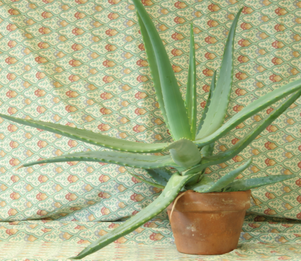
//> input picture Stereo Matching/adapt_image/aloe_left.png, 301 x 261 px, shrunk from 427 x 370 before the run
$ ./hw3_grad   (built with g++ and OpenCV 4)
//> lines starting //> are read from the running program, lines starting //| are printed output that depends on the picture
#include <opencv2/opencv.hpp>
#include <opencv2/highgui/highgui.hpp>
#include <opencv2/core/core.hpp>
#include <opencv2/imgproc/imgproc.hpp>

#include <iostream>
#include <vector>
#include <algorithm>
#include <math.h>

using namespace std;
using namespace cv;

const int max_disparity = 64;                    // 최대 시차, search range
const int win_col = 5;                           // window 열 개수
const int win_row = 5;                           // window 행 개수
const int win_size = win_col * win_row;          // window size
const int radius = (win_col - 1) / 2;            // window 반지름 (실제로는 반지름 - 0.5), for문 계산할 때 쓰일 parameter
const int normalize_const = 255 / max_disparity; // depth(disparity)의 최댓값을 255로 정규화 시켜주는 상수
const double gamma_C = 7;                        // weight 수식에 들어갈 γ(color)
const double gamma_D = (radius * 1.5);           // weight 수식에 들어갈 γ(distance)

double sim_weight_calc(double I_p, double I_q);                                   // similarity(ΔC) 를 구하는 함수
double prox_weight_calc(int p_x, int p_y, int q_x, int q_y);                      // proximity(ΔD) 를 구하는 함수
double adaptive_weight(double sim, double prox);                                  // similarity와 proximity를 이용해 W(p, q)를 구하는 함수
double SAD(double I_q, double I_qd);                                              // Sum of Absolute Difference
Mat disparity_calc(int max_col, int max_row, Mat left, Mat right);                // depth(disparity) map을 만들어주는 함수
int myKernelConv5x5(uchar *arr, Mat kernel, int x, int y, int width, int height); // 5x5 convolution function
Mat mySobelFilter(Mat srcImg);                                                    // sobel filter function

int main()
{
    Mat left_img = imread("adapt_image/aloe_left.png", 0);   // 좌 영상 입력
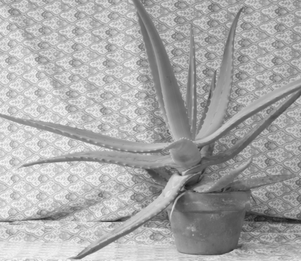
//> left_img: 261 rows x 301 cols, CV_8UC1; min 26, max 246, mean 169.3
    Mat right_img = imread("adapt_image/aloe_right.png", 0); // 우 영상 입력
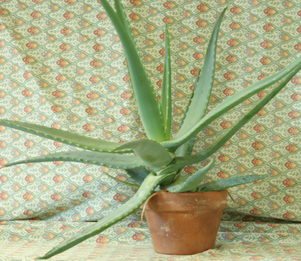
//> input picture Stereo Matching/adapt_image/aloe_right.png, 301 x 261 px, shrunk from 427 x 370 before the run
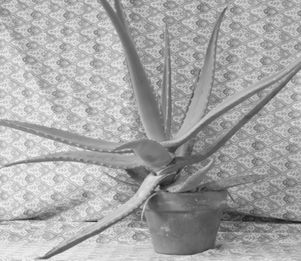
//> right_img: 261 rows x 301 cols, CV_8UC1; min 26, max 247, mean 166.3

    Mat true_img = imread("true_image/aloe_true.png", 0); // ground truth 영상 입력
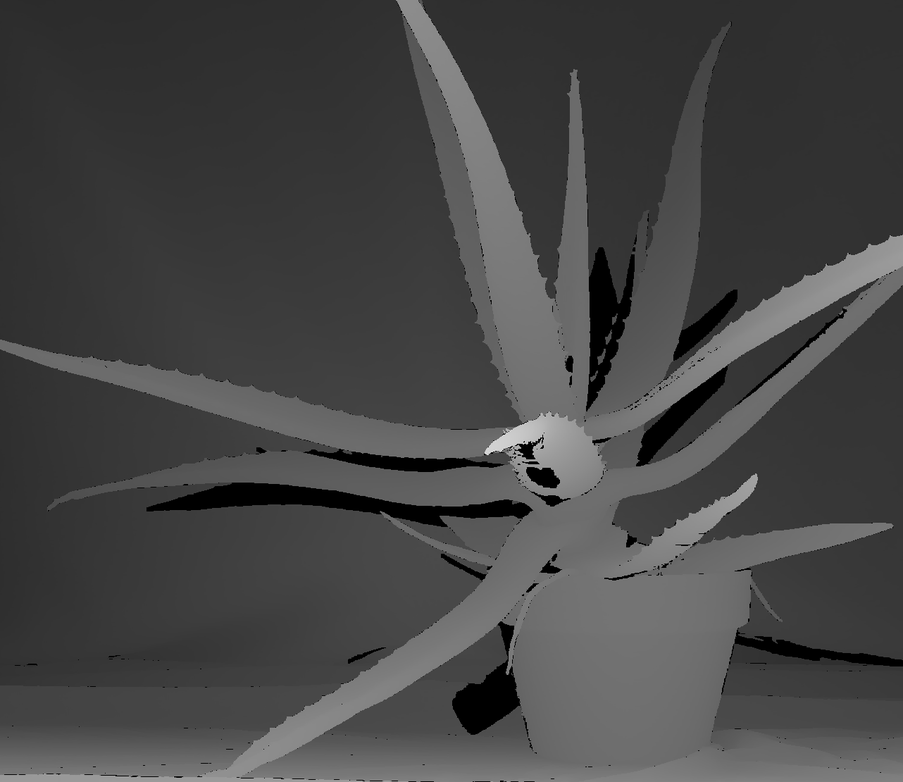
//> input picture Stereo Matching/true_image/aloe_true.png, 903 x 782 px, shrunk from 1282 x 1110 before the run
//> true_img is the input picture: 782 rows x 903 cols, CV_8UC1; min 0, max 233, mean 69.8

    Mat left_grad = mySobelFilter(left_img);   // gradient filter 적용
//> after the loop in mySobelFilter, `for (int y = 0; y < height; y++)`:
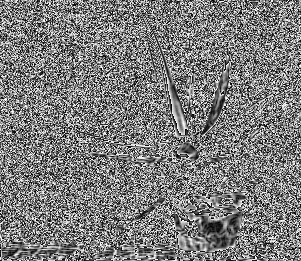
//> dstImg: 261 rows x 301 cols, CV_8UC1; min 0, max 255, mean 124.6
    Mat right_grad = mySobelFilter(right_img); // gradient filter 적용
//> after the loop in mySobelFilter (call 2), `for (int y = 0; y < height; y++)`:
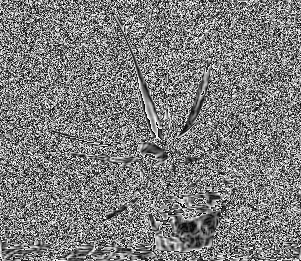
//> dstImg: 261 rows x 301 cols, CV_8UC1; min 0, max 255, mean 125.2

    left_grad.convertTo(left_grad, CV_64FC1);   // double로 변환
    right_grad.convertTo(right_grad, CV_64FC1); // double로 변환
    true_img.convertTo(true_img, CV_8UC1);      // uchar로 변환

    int cols = left_img.cols; // 입력 영상의 열
//> cols = 301
    int rows = left_img.rows; // 입력 영상의 행
//> rows = 261

    Mat depth_map = Mat::zeros(rows, cols, CV_8UC1); // 결과를 담을 Matrix 초기화

    depth_map = disparity_calc(cols, rows, left_grad, right_grad); // 결과물 생성
//> after the loop in disparity_calc, `for (int row = 0; row < max_row; row++)`:
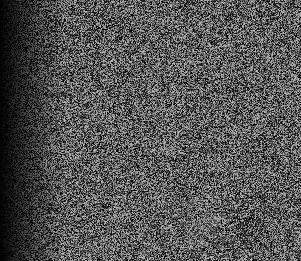
//> disparity_map: 261 rows x 301 cols, CV_8UC1; min 0, max 189, mean 84

    Mat error_map = Mat::zeros(rows, cols, CV_8UC1); // 에러를 표시해줄 Matrix 초기화

//> (the run ends here: the program stops with an error, at `error_map = true_img - depth_map;`)
